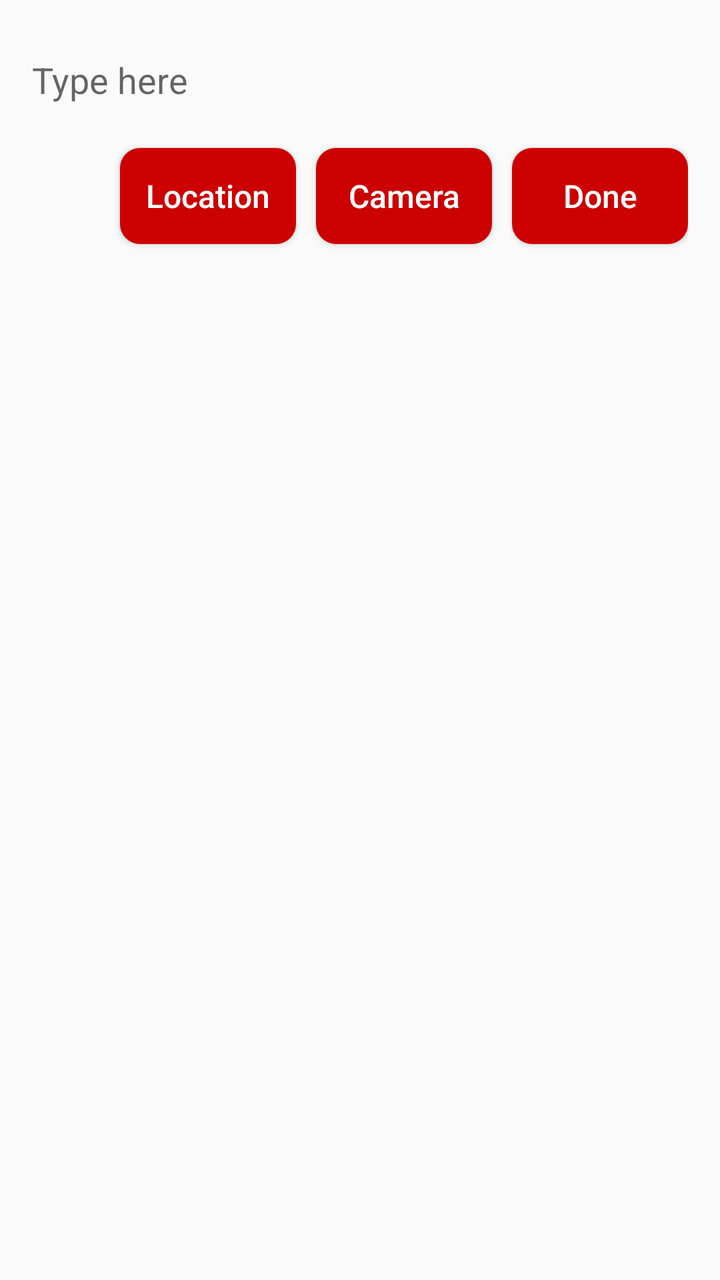
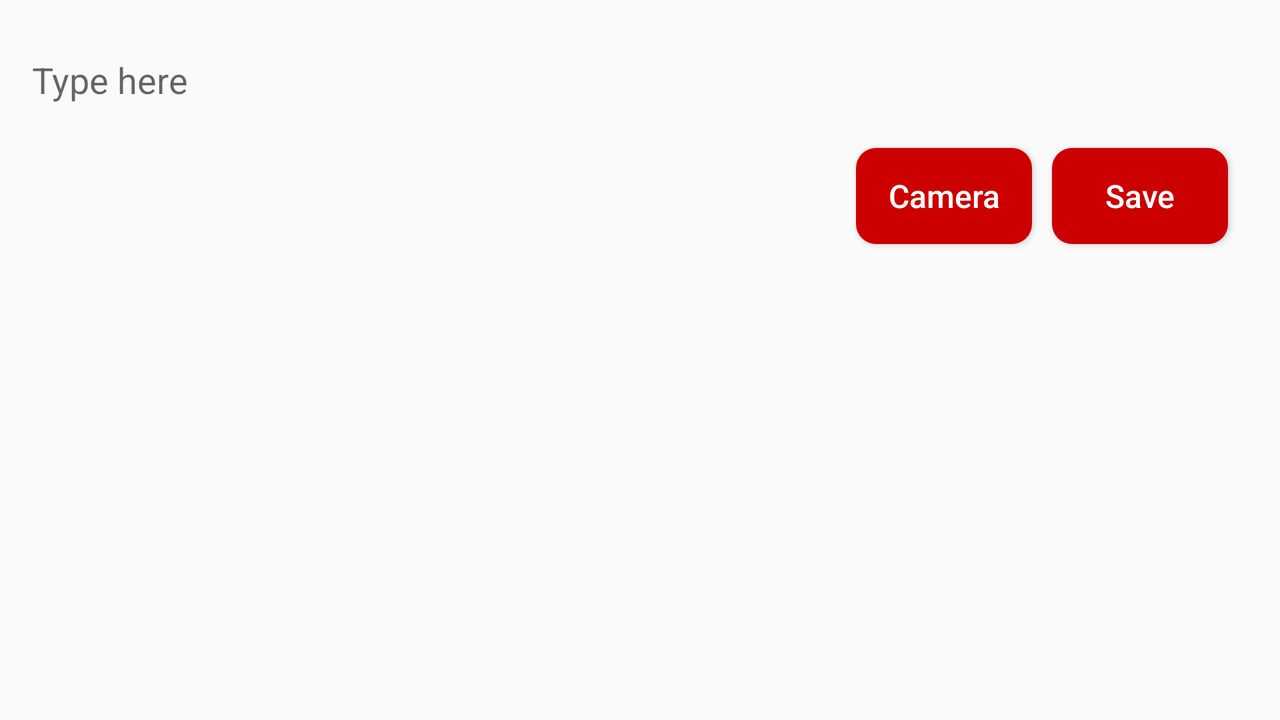

Two renders of one Android screen. The first uses the default layout on a phone; the second uses the alternative layout the repository ships for a different screen configuration, on a matching device. The two XML files are below.
<!-- AndroidManifest.xml: application theme AppTheme -->
<!-- res/layout/new_task.xml -->
<RelativeLayout xmlns:android="http://schemas.android.com/apk/res/android"
    xmlns:app="http://schemas.android.com/apk/res-auto"
    android:layout_width="match_parent"
    android:layout_height="wrap_content"
    android:padding="16dp">

    <EditText
        android:id="@+id/entry_text"
        android:layout_width="match_parent"
        android:layout_height="wrap_content"
        android:background="@null"
        android:hint="Type here"
        android:minHeight="48dp"
        android:textAppearance="@style/TextAppearance.AppCompat.Medium" />

    <Button
        android:id="@+id/Done"
        android:layout_width="wrap_content"
        android:layout_height="wrap_content"
        android:layout_below="@id/entry_text"
        android:layout_alignParentEnd="true"
        android:layout_marginTop="10dp"
        android:layout_marginEnd="0dp"
        android:background="@drawable/round_button"
        android:text="Done"
        android:textAllCaps="false"
        android:textColor="@android:color/white"
        android:textSize="16sp" />

    <Button
        android:id="@+id/camera_button"
        android:layout_width="wrap_content"
        android:layout_height="wrap_content"
        android:layout_below="@id/entry_text"
        android:layout_marginTop="10dp"
        android:layout_marginEnd="10dp"
        android:layout_toStartOf="@+id/Done"
        android:background="@drawable/round_button"
        android:text="Camera"
        android:textAllCaps="false"
        android:textColor="@android:color/white"
        android:textSize="16sp" />

    <Button
        android:id="@+id/location_button"
        android:layout_width="wrap_content"
        android:layout_height="wrap_content"
        android:layout_below="@id/entry_text"
        android:layout_marginTop="10dp"
        android:layout_marginEnd="10dp"
        android:layout_toStartOf="@+id/camera_button"
        android:background="@drawable/round_button"
        android:text="Location"
        android:textAllCaps="false"
        android:textColor="@android:color/background_light"
        android:textSize="16sp" />

    <ImageView
        android:id="@+id/camera_image"
        android:layout_width="wrap_content"
        android:layout_height="wrap_content"
        android:layout_below="@id/camera_button"
        android:visibility="gone"
        app:srcCompat="@drawable/logo" />

</RelativeLayout>
<!-- resources referenced by this layout -->
<resources>
  <!-- drawable round_button (drawable) -->
  <?xml version="1.0" encoding="utf-8"?>
  <shape xmlns:android="http://schemas.android.com/apk/res/android"
      android:shape="rectangle" android:padding="10dp">
      
      <solid android:color="@android:color/holo_red_dark"/>
      <corners android:radius="10dp"/>
  </shape>
  <style name="AppTheme" parent="Theme.AppCompat.Light.DarkActionBar">
          
          <item name="colorPrimary">@color/colorPrimary</item>
          <item name="colorPrimaryDark">@color/colorPrimaryDark</item>
          <item name="colorAccent">@color/colorAccent</item>
      </style>
  <color name="colorPrimary">#FFFFFF</color>
  <color name="colorPrimaryDark">#9e1006</color>
  <color name="colorAccent">#000000</color>
</resources>
<!-- res/layout-land/new_task.xml (the author's variant of the layout above) -->
<!-- drawn on the phone turned sideways -->
<RelativeLayout xmlns:android="http://schemas.android.com/apk/res/android"
    xmlns:app="http://schemas.android.com/apk/res-auto"
    android:layout_width="match_parent"
    android:layout_height="wrap_content"
    android:padding="16dp">

    <EditText
        android:id="@+id/newTaskText"
        android:layout_width="match_parent"
        android:layout_height="wrap_content"
        android:background="@null"
        android:hint="Type here"
        android:minHeight="48dp"
        android:textAppearance="@style/TextAppearance.AppCompat.Medium" />

    <Button
        android:id="@+id/Done"
        android:layout_width="wrap_content"
        android:layout_height="wrap_content"
        android:layout_below="@id/newTaskText"
        android:layout_alignParentEnd="true"
        android:layout_marginTop="10dp"
        android:layout_marginEnd="10dp"
        android:background="@drawable/round_button"
        android:text="@string/save"
        android:textAllCaps="false"
        android:textColor="@android:color/white"
        android:textSize="16sp" />

    <Button
        android:id="@+id/camera_button"
        android:layout_width="wrap_content"
        android:layout_height="wrap_content"
        android:layout_below="@id/newTaskText"
        android:layout_marginTop="10dp"
        android:layout_marginEnd="10dp"
        android:layout_toStartOf="@+id/Done"
        android:background="@drawable/round_button"
        android:text="Camera"
        android:textAllCaps="false"
        android:textColor="@android:color/white"
        android:textSize="16sp" />

    <ImageView
        android:id="@+id/camera_image"
        android:layout_width="wrap_content"
        android:layout_height="wrap_content"
        android:layout_below="@id/camera_button"
        android:visibility="gone"
        app:srcCompat="@drawable/logo" />


</RelativeLayout>
<!-- resources referenced by the variant -->
<!-- as the phone turned sideways resolves them -->
<resources>
  <!-- drawable round_button (drawable) -->
  <?xml version="1.0" encoding="utf-8"?>
  <shape xmlns:android="http://schemas.android.com/apk/res/android"
      android:shape="rectangle" android:padding="10dp">
      
      <solid android:color="@android:color/holo_red_dark"/>
      <corners android:radius="10dp"/>
  </shape>
  <string name="save">Save</string>
  <style name="AppTheme" parent="Theme.AppCompat.Light.DarkActionBar">
          
          <item name="colorPrimary">@color/colorPrimary</item>
          <item name="colorPrimaryDark">@color/colorPrimaryDark</item>
          <item name="colorAccent">@color/colorAccent</item>
      </style>
  <color name="colorPrimary">#FFFFFF</color>
  <color name="colorPrimaryDark">#9e1006</color>
  <color name="colorAccent">#000000</color>
</resources>
